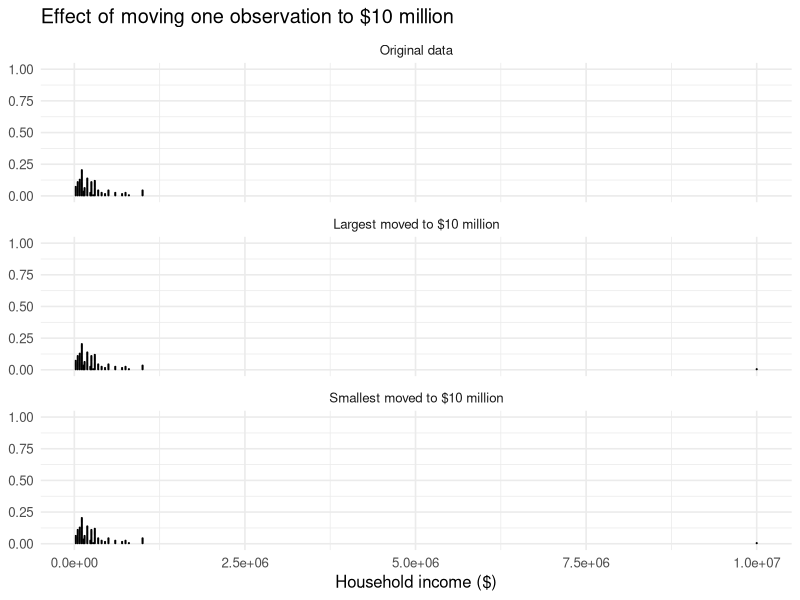

R code for this plot:
# Lecture 4, pages 14--15: extreme observations and robust statistics

# Make sure the working directory contains both this file and
# house_income_sorted.csv before running the script.

library(ggplot2)

# ---- 1. Original household-income data ----

df <- read.csv("house_income_sorted.csv")
income <- df$house_income

head(df)
length(income)       # sample size
summary(income)

# Calculate the four statistics used in the lecture.
median_original <- median(income)
IQR_original <- IQR(income)
mean_original <- mean(income)
sd_original <- sd(income)

median_original
IQR_original
mean_original
sd_original

# ---- 2. Move the largest observation to $10 million ----

income_largest_moved <- income
income_largest_moved[which.max(income_largest_moved)] <- 10000000

# 10,000,000 is ten million.  We replace one value; we do not add a value.

median_largest_moved <- median(income_largest_moved)
IQR_largest_moved <- IQR(income_largest_moved)
mean_largest_moved <- mean(income_largest_moved)
sd_largest_moved <- sd(income_largest_moved)

median_largest_moved
IQR_largest_moved
mean_largest_moved
sd_largest_moved

# ---- 3. Move the smallest observation to $10 million ----

income_smallest_moved <- income
income_smallest_moved[which.min(income_smallest_moved)] <- 10000000

median_smallest_moved <- median(income_smallest_moved)
IQR_smallest_moved <- IQR(income_smallest_moved)
mean_smallest_moved <- mean(income_smallest_moved)
sd_smallest_moved <- sd(income_smallest_moved)

median_smallest_moved
IQR_smallest_moved
mean_smallest_moved
sd_smallest_moved

# ---- 4. Put all three plots together ----

# Combine the three vectors into one data frame.  The scenario column tells
# ggplot which panel each observation belongs to.
plot_data <- rbind(
  data.frame(
    scenario = "Original data",
    house_income = income
  ),
  data.frame(
    scenario = "Largest moved to $10 million",
    house_income = income_largest_moved
  ),
  data.frame(
    scenario = "Smallest moved to $10 million",
    house_income = income_smallest_moved
  )
)

plot_data$scenario <- factor(
  plot_data$scenario,
  levels = c(
    "Original data",
    "Largest moved to $10 million",
    "Smallest moved to $10 million"
  )
)

# Use the same x- and y-axis ranges in every panel.  stackdir = "up" makes the
# dots grow upward from y = 0 instead of being centered around y = 0.
combined_plot <- ggplot(plot_data, aes(x = house_income)) +
  geom_dotplot(
    binaxis = "x",
    stackdir = "up",
    binwidth = 25000,
    dotsize = 0.7
  ) +
  facet_wrap(~ scenario, ncol = 1, scales = "fixed") +
  labs(
    title = "Effect of moving one observation to $10 million",
    x = "Household income ($)",
    y = NULL
  ) +
  theme_minimal(base_size = 12)

print(combined_plot)

# ---- 5. Put the results next to each other ----

comparison <- data.frame(
  scenario = c(
    "Original data",
    "Largest moved to $10 million",
    "Smallest moved to $10 million"
  ),
  median = c(
    median_original,
    median_largest_moved,
    median_smallest_moved
  ),
  IQR = c(
    IQR_original,
    IQR_largest_moved,
    IQR_smallest_moved
  ),
  mean = c(
    mean_original,
    mean_largest_moved,
    mean_smallest_moved
  ),
  sd = c(
    sd_original,
    sd_largest_moved,
    sd_smallest_moved
  )
)

comparison

# Values in thousands of dollars, as shown on the lecture slide.
comparison_in_thousands <- comparison
comparison_in_thousands$median <- round(comparison$median / 1000)
comparison_in_thousands$IQR <- round(comparison$IQR / 1000)
comparison_in_thousands$mean <- round(comparison$mean / 1000)
comparison_in_thousands$sd <- round(comparison$sd / 1000)

comparison_in_thousands

# Notice: the median and IQR change very little, while the mean and SD change
# substantially.  This is why median and IQR are called more robust.
